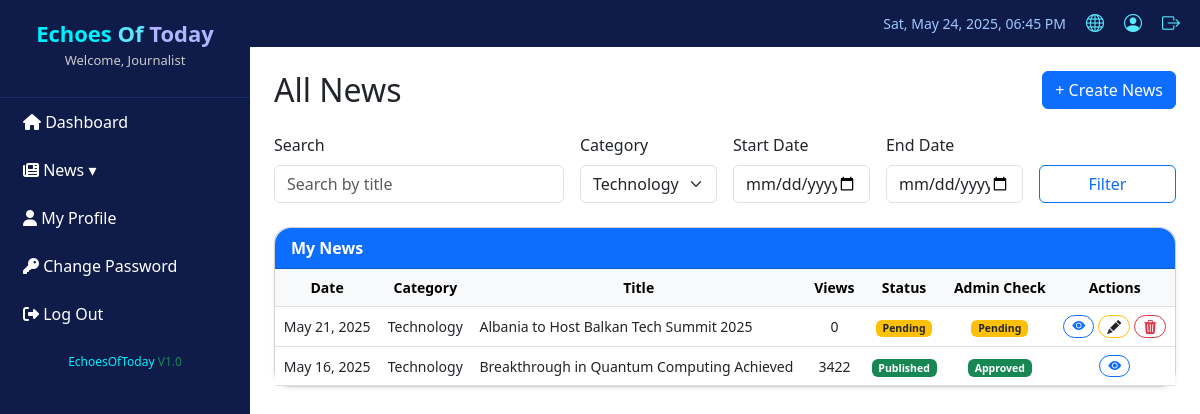
/journalist/allNews.php?category=7, run on an earlier commit of the app's database.
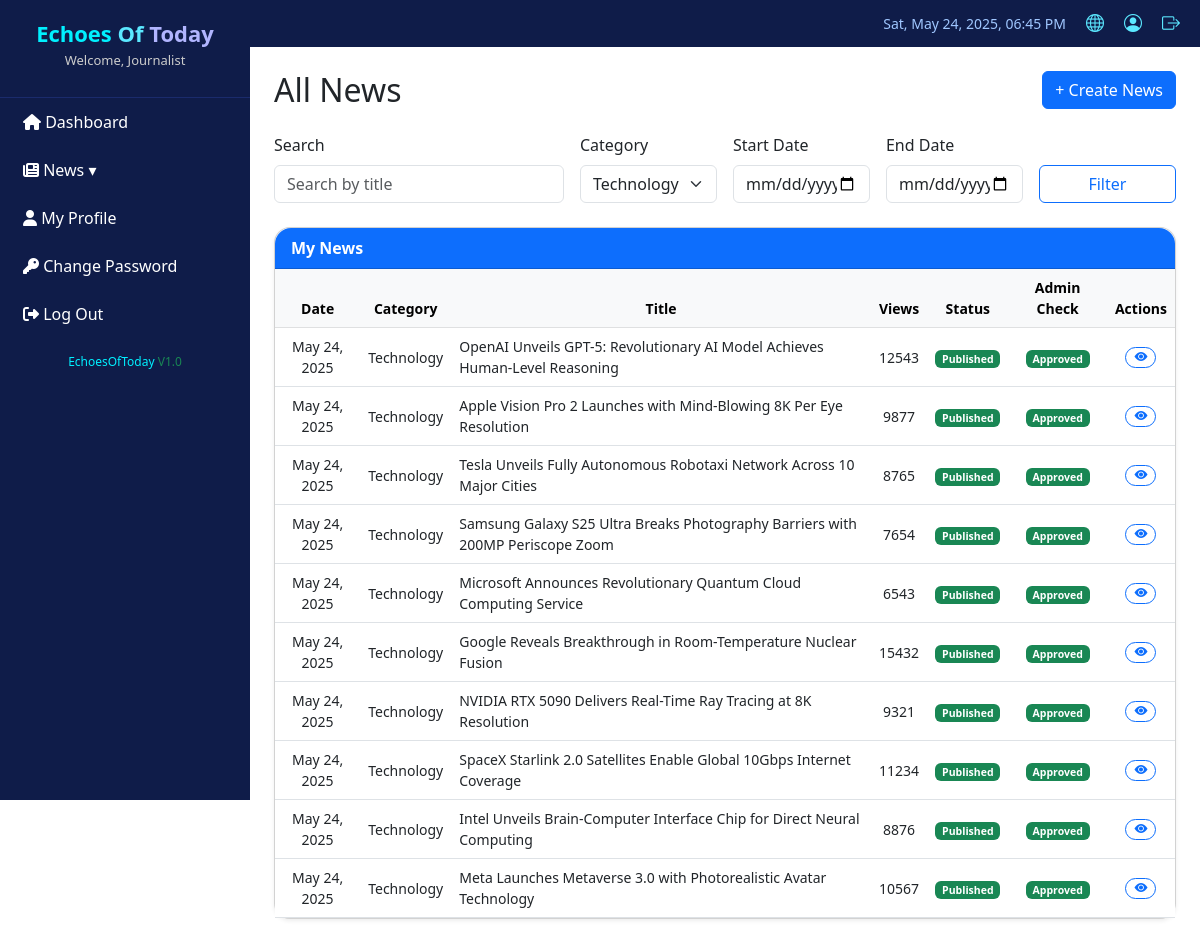
And on a later commit of the database.
### tables this page shows
CREATE TABLE `articles` (
  `id` int(11) NOT NULL,
  `title` varchar(255) NOT NULL,
  `slug` varchar(255) NOT NULL,
  `content` longtext NOT NULL,
  `excerpt` text DEFAULT NULL,
  `featured_image` varchar(255) DEFAULT NULL,
  `author_id` int(11) NOT NULL,
  `category_id` int(11) NOT NULL,
  `status` enum('draft','pending_review','published','rejected') DEFAULT 'draft',
  `is_featured` tinyint(1) DEFAULT 0,
  `trending` tinyint(1) DEFAULT 0,
  `youtube_link` varchar(255) DEFAULT NULL,
  `has_video` tinyint(1) DEFAULT 0,
  `view_count` int(11) DEFAULT 0,
  `published_at` timestamp NULL DEFAULT NULL,
  `created_at` timestamp NOT NULL DEFAULT current_timestamp(),
  `updated_at` timestamp NOT NULL DEFAULT current_timestamp() ON UPDATE current_timestamp(),
  `tags` varchar(255) DEFAULT NULL
);

CREATE TABLE `categories` (
  `id` int(11) NOT NULL,
  `name` varchar(50) NOT NULL,
  `slug` varchar(50) NOT NULL,
  `description` text DEFAULT NULL,
  `is_active` tinyint(1) DEFAULT 1,
  `display_order` int(11) DEFAULT 0,
  `created_at` timestamp NOT NULL DEFAULT current_timestamp(),
  `updated_at` timestamp NOT NULL DEFAULT current_timestamp() ON UPDATE current_timestamp()
);

### journalist/allNews.php (the view, shortened to what the changed rows need)
<?php
include('../includes/db_connection.php');
$journalist_id = $_SESSION['user_id'] ?? 2;
$journalist_id = intval($journalist_id);
$category = $_GET['category'] ?? 'all';
?>
<!DOCTYPE html>
<html lang="en">
<head>
  <link rel="stylesheet" href="css/journalist_style.css">
  <link href="https://cdn.jsdelivr.net/npm/bootstrap@5.3.0/dist/css/bootstrap.min.css" rel="stylesheet" />
  <link href="https://cdn.jsdelivr.net/npm/bootstrap-icons/font/bootstrap-icons.css" rel="stylesheet" />
</head>
<body>
  <div class="d-flex">
    <?php include 'journalistNavBar.php'; ?>
    <div class="container-fluid p-0" style="margin-left: 250px;">
      <?php include 'header.php'; ?>
      <div class="p-4">
        <div class="d-flex justify-content-between align-items-center mb-4">
          <h2 class="mb-0">All News</h2>
        </div>
        <?php
        $query = "
          SELECT a.*, c.name AS category_name
          FROM articles a
          LEFT JOIN categories c ON a.category_id = c.id
          WHERE a.author_id = $journalist_id
        ";
        if ($category !== 'all') {
          $category = mysqli_real_escape_string($conn, $category);
          $query .= " AND a.category_id = '$category'";
        }
        $query .= " ORDER BY a.created_at DESC";
        $articles_result = mysqli_query($conn, $query);
        $show_edit_column = true;
        include 'newsTable.php';
        ?>
      </div>
    </div>
  </div>
</body>
</html>

### journalist/newsTable.php (shortened to what the changed rows need)
<div class="card shadow-sm rounded-4">
  <div class="card-body p-0">
    <table class="table table-hover align-middle mb-0">
      <thead class="table-light text-center">
        <tr>
          <th scope="col">Date</th>
          <th scope="col">Category</th>
          <th scope="col">Title</th>
          <th scope="col">Views</th>
          <th scope="col">Status</th>
          <th scope="col">Admin Check</th>
          <?php if (isset($show_edit_column) && $show_edit_column): ?>
            <th scope="col">Actions</th>
          <?php endif; ?>
        </tr>
      </thead>
      <tbody>
        <?php while ($article = mysqli_fetch_assoc($articles_result)): ?>
          <tr class="text-center">
            <td><?= date("M d, Y", strtotime($article['created_at'])) ?></td>
            <td><?= htmlspecialchars($article['category_name']) ?></td>
            <td class="text-start"><?= htmlspecialchars($article['title']) ?></td>
            <td><?= intval($article['view_count']) ?></td>
            <td>
              <?php
              switch ($article['status']) {
                case 'published':
                  echo '<span class="badge bg-success">Published</span>';
                  break;
                case 'pending_review':
                  echo '<span class="badge bg-warning text-dark">Pending</span>';
                  break;
              }
              ?>
            </td>
            <td>
              <?php
              switch ($article['status']) {
                case 'published':
                  echo '<span class="badge bg-success">Approved</span>';
                  break;
                case 'pending_review':
                  echo '<span class="badge bg-warning text-dark">Pending</span>';
                  break;
              }
              ?>
            </td>
            <?php if (isset($show_edit_column) && $show_edit_column): ?>
              <td>
                <div class="d-flex justify-content-center gap-1 flex-wrap">
                  <a href="viewNews.php?id=<?= $article['id'] ?>" class="btn btn-outline-primary btn-sm py-0 px-2 rounded-pill">
                    <i class="bi bi-eye-fill"></i>
                  </a>
                  <?php if (in_array($article['status'], ['pending_review', 'rejected'])): ?>
                    <a href="editNews.php?id=<?= $article['id'] ?>"
                      class="btn btn-outline-warning btn-sm py-0 px-2 rounded-pill text-dark">
                      <i class="bi bi-pencil-fill"></i>
                    </a>
                    <button type="button"
                      class="btn btn-outline-danger btn-sm py-0 px-2 rounded-pill"
                      data-bs-toggle="modal"
                      data-bs-target="#deleteModal"
                      onclick="setDeleteArticleId(<?= $article['id'] ?>)">
                      <i class="bi bi-trash3-fill"></i>
                    </button>
                  <?php endif; ?>
                </div>
              </td>
            <?php endif; ?>
          </tr>
        <?php endwhile; ?>
      </tbody>
    </table>
  </div>
</div>

What changed in the data, as far as the page shows it:
removed articles: created_at "May 21, 2025", category.name "Technology", title "Albania to Host Balkan Tech Summit 2025", view_count "0", status "Pending"
added articles: created_at "May 24, 2025", category.name "Technology", title "OpenAI Unveils GPT-5: Revolutionary AI Model Achieves Human-Level Reasoning", view_count "12543", status "Published"
added articles: created_at "May 24, 2025", category.name "Technology", title "Apple Vision Pro 2 Launches with Mind-Blowing 8K Per Eye Resolution", view_count "9877", status "Published"
added articles: created_at "May 24, 2025", category.name "Technology", title "Tesla Unveils Fully Autonomous Robotaxi Network Across 10 Major Cities", view_count "8765", status "Published"
added articles: created_at "May 24, 2025", category.name "Technology", title "Samsung Galaxy S25 Ultra Breaks Photography Barriers with 200MP Periscope Zoom", view_count "7654", status "Published"
added articles: created_at "May 24, 2025", category.name "Technology", title "Microsoft Announces Revolutionary Quantum Cloud Computing Service", view_count "6543", status "Published"
added articles: created_at "May 24, 2025", category.name "Technology", title "Google Reveals Breakthrough in Room-Temperature Nuclear Fusion", view_count "15432", status "Published"
added articles: created_at "May 24, 2025", category.name "Technology", title "NVIDIA RTX 5090 Delivers Real-Time Ray Tracing at 8K Resolution", view_count "9321", status "Published"
changed articles: created_at "May 16, 2025" → "May 24, 2025"; title "Breakthrough in Quantum Computing Achieved" → "SpaceX Starlink 2.0 Satellites Enable Global 10Gbps Internet Coverage"; view_count "3422" → "11234"
now on this page (row edited): articles: created_at "May 24, 2025", category.name "Technology", title "Intel Unveils Brain-Computer Interface Chip for Direct Neural Computing", view_count "8876", status "Published"
now on this page (row edited): articles: created_at "May 24, 2025", category.name "Technology", title "Meta Launches Metaverse 3.0 with Photorealistic Avatar Technology", view_count "10567", status "Published"
